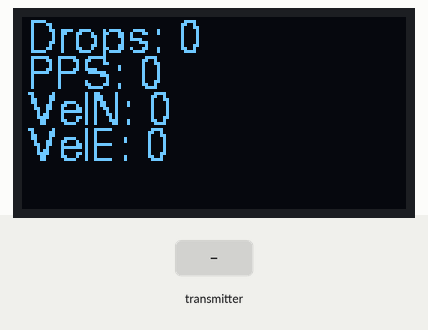
This sketch was run on a simulated Arduino Uno, built with avr-gcc and run on an emulated ATmega328P. Shown: 128×64 one-colour display. The inputs (shaded band) are chosen by the test bench. No radio packets arrive unless stated.

Above: at 1.2 s.
1.3 s: the transmitter starts sending lon = 0
At 2.14 s:
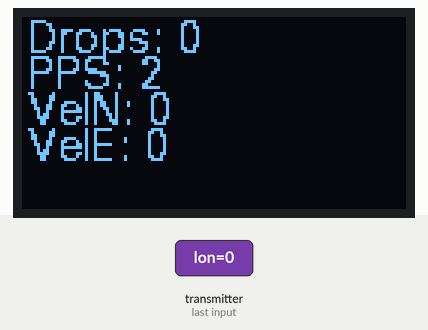
3.8 s: the transmitter starts sending lat = 256
At 6.1 s:
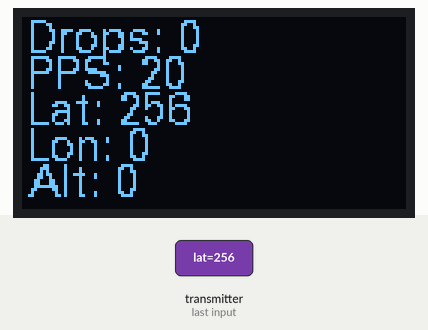
6.8 s: the transmitter starts sending altitude = 256
At 8.0 s:
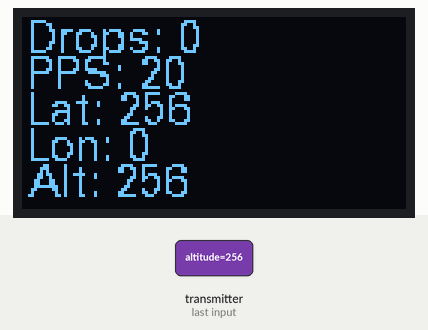
8.8 s: the transmitter starts sending velN = 0
At 9.9 s:
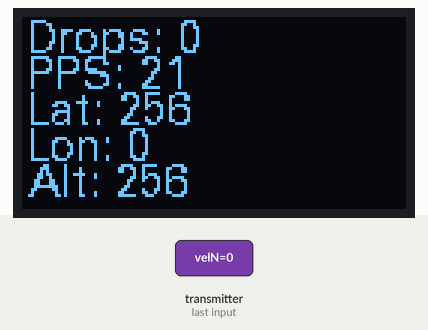
11.8 s: the transmitter starts sending velE = 0
At 13.1 s:
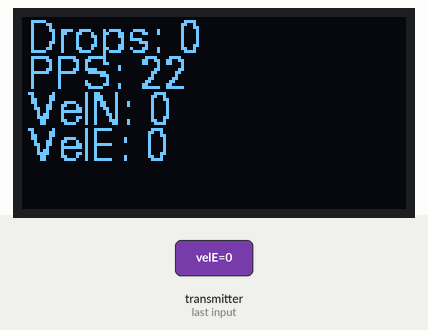
14.8 s: the transmitter starts sending lon = 256
At 17.6 s:
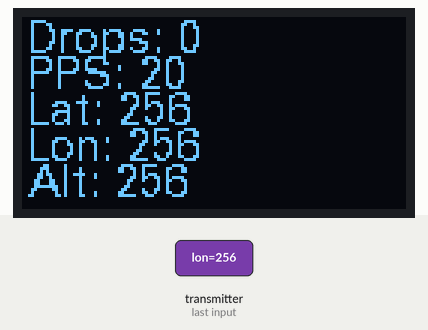
Timing chart, 0 to 18.7 s (numbered marks = the images above; inputs shaded):
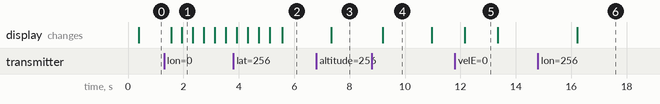

The sketch:

FollowMeChecker.ino
```cpp
/*
Simple receiver with display to check the data being sent by the follow-me tag.
nRF24L01 library: https://github.com/gcopeland/RF24
I2C OLED screen library: https://github.com/olikraus/u8glib

nRF24L01 connections
 1 - GND
 2 - VCC 3.3V !!! Ideally 3.0v, definitely not 5V
 3 - CE to Arduino pin 9
 4 - CSN to Arduino pin 10
 5 - SCK to Arduino pin 13
 6 - MOSI to Arduino pin 11
 7 - MISO to Arduino pin 12
 8 - UNUSED

OLED connections
 GND - GND
 VCC - VCC
 SDA - Arduino pin A4
 SCL - Arduino pin A5

*/

#include <SPI.h>
#include <SPI.h>
#include <Wire.h>
#include <Adafruit_GFX.h>
#include <Adafruit_SSD1306.h>
#include "U8glib.h"
#include <nRF24L01.h>
#include <RF24.h>

U8GLIB_SSD1306_128X64 u8g(U8G_I2C_OPT_DEV_0|U8G_I2C_OPT_NO_ACK|U8G_I2C_OPT_FAST);	// Fast I2C / TWI

const uint64_t pipeIn =  0xE8E8F0F0E1LL;

RF24 radio(9, 10);

// The sizeof this struct should not exceed 32 bytes
struct MyData {
  long lon;
  long lat;
  int32_t altitude;
  long velN;
  long velE;
};

MyData data;

/**************************************************/

int packetCounts[10];
int packetCountIndex = 0;
int packetCountTotal = 0;

void setup()
{
  // Set up radio module
  radio.begin();
  radio.setDataRate(RF24_250KBPS);
  radio.setAutoAck(false);
  radio.openReadingPipe(1,pipeIn);
  radio.startListening();

  u8g.setColorIndex(1);
  u8g.setFont(u8g_font_fur11);

  memset(&data, 0, sizeof(MyData));
  data.altitude = 0;

  memset( packetCounts, 0, sizeof(packetCounts) );
}

unsigned long packetsRead = 0;
unsigned long lastScreenUpdate = 0;
unsigned long lastRecvTime = 0;
unsigned long drops = 0;

/**************************************************/

void recvData()
{
  while ( radio.available() ) {
    radio.read(&data, sizeof(MyData));
    packetsRead++;
    lastRecvTime = millis();
  }

  unsigned long now = millis();
  if ( now - lastRecvTime > 1000 )
    drops = 1;
  else
    drops = 0;
}

/**************************************************/

char ppsBuf[16];
char dropsBuf[16];
char altBuf[16];
char lonBuf[16];
char latBuf[16];

void draw() {
  u8g.drawStr( 2, 12, dropsBuf);
  u8g.drawStr( 2, 24, ppsBuf);
  u8g.drawStr( 2, 36, latBuf);
  u8g.drawStr( 2, 48, lonBuf);
  u8g.drawStr( 2, 60, altBuf);
}

boolean whichValues = false; // show either lat/lon/alt or speed
unsigned long lastValuesSwitchTime = 0;

void updateScreen()
{
  unsigned long now = millis();
  if ( now - lastScreenUpdate < 100 )
    return;

  //lastScreenUpdate = now;

  packetCountTotal -= packetCounts[packetCountIndex];
  packetCounts[packetCountIndex] = packetsRead;
  packetCountTotal += packetsRead;

  packetsRead = 0;
  packetCountIndex = (packetCountIndex + 1) % 10;

  if ( now - lastValuesSwitchTime > 5000 ) {
    whichValues = ! whichValues;
    lastValuesSwitchTime = now;
  }

  sprintf(dropsBuf, "Drops: %ld", drops);
  sprintf(ppsBuf, "PPS: %d", packetCountTotal);

  if ( whichValues ) {
    sprintf(latBuf, "Lat: %ld", data.lat);
    sprintf(lonBuf, "Lon: %ld", data.lon);
    sprintf(altBuf, "Alt: %ld", data.altitude);
  }
  else {
    sprintf(latBuf, "VelN: %ld", data.velN);
    sprintf(lonBuf, "VelE: %ld", data.velE);
    sprintf(altBuf, "");
  }

  u8g.firstPage();
  do {
    draw();
  }
  while( u8g.nextPage() );

  lastScreenUpdate = millis();

}

/**************************************************/

void loop()
{
  recvData();
  updateScreen();
}
```

Measured:
- after the input at 1.3 s, the display: first differs from a run without the input after 0.65 s (image 1)
- after the input at 6.8 s, the display: changes after 0.54 s (image 3)
- after the input at 8.8 s, the display: changes after 0.39 s (image 4)
- after the input at 11.8 s, the display: changes after 0.35 s (image 5)
- after the input at 14.8 s, the display: changes after 1.4 s (image 6)
- what the display in image 4 shows lasts 1.8 s, from 9.2 s to 11.0 s
- what the display in image 5 shows lasts 1.2 s, from 12.2 s to 13.4 s
